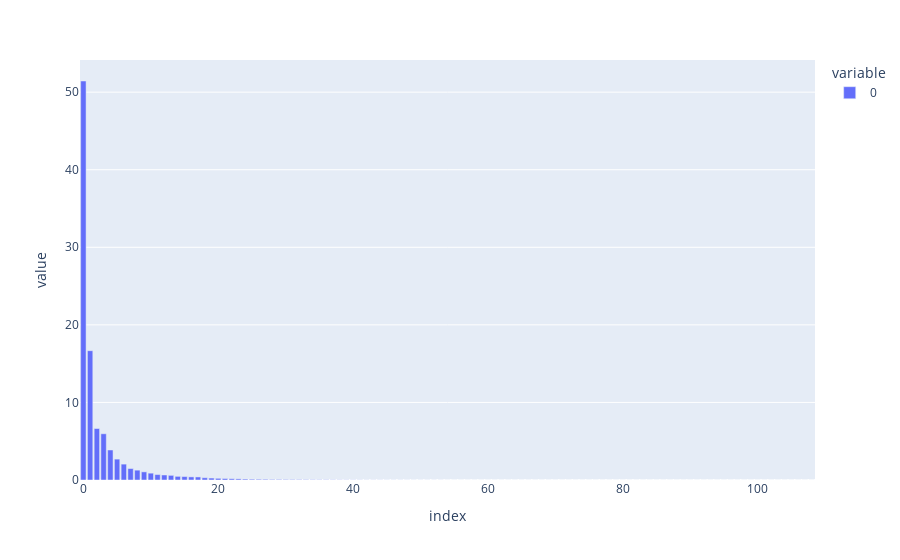

Notebook code cell kept with this figure:
### Code cell
import plotly.express as px

fig = px.bar(per_ver)
fig.show()
